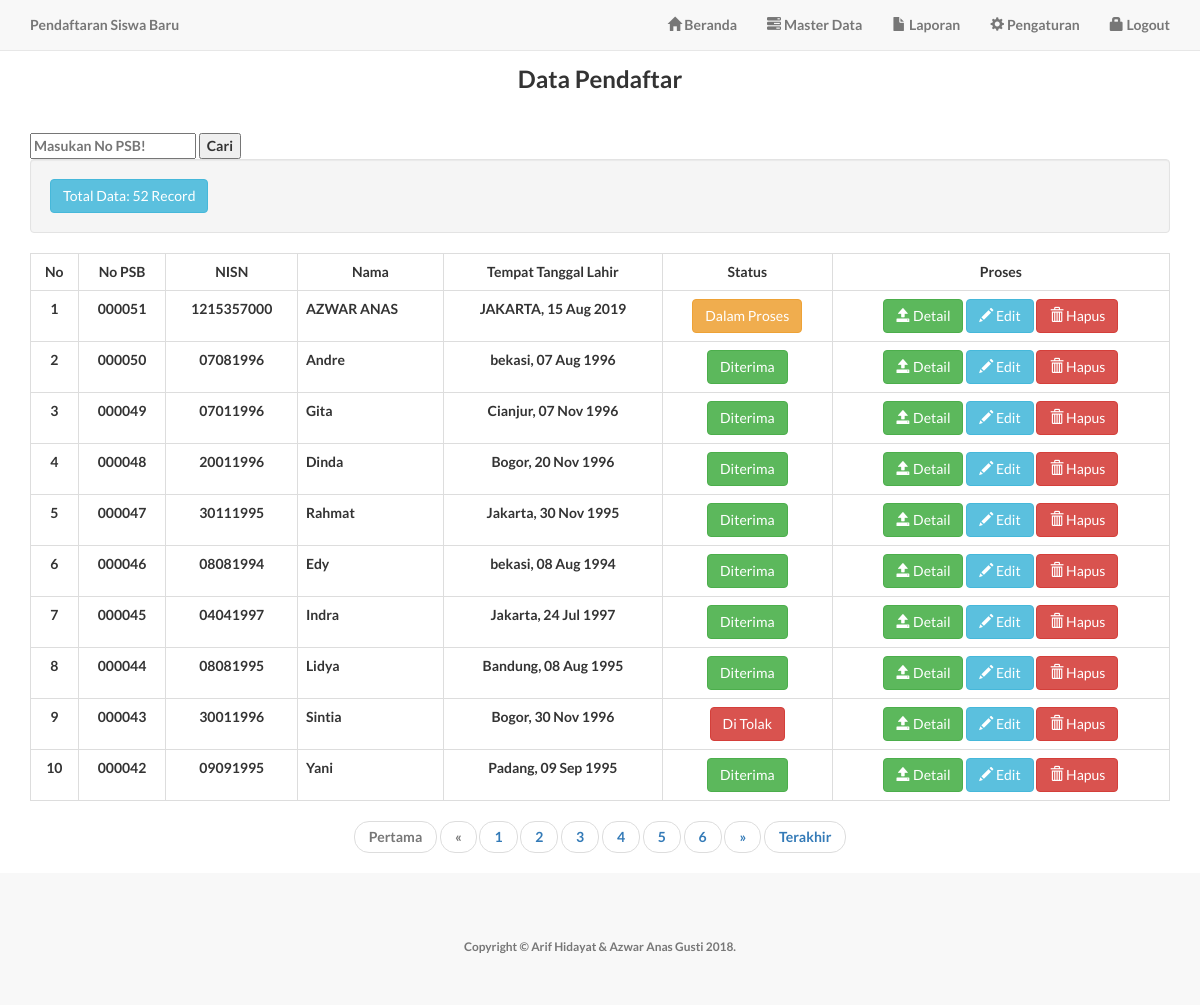
Page /admin/datapendaftar.php (signed in) on the committed database.
### tables this page shows
CREATE TABLE `pendaftaran` (
  `no_psb` varchar(10) NOT NULL,
  `nisn` varchar(10) DEFAULT NULL,
  `password` varchar(32) DEFAULT NULL,
  `nama` varchar(30) DEFAULT NULL,
  `tempat_lahir` varchar(30) DEFAULT NULL,
  `tgl_lahir` date DEFAULT NULL,
  `jkel` varchar(10) DEFAULT NULL,
  `gol_drh` varchar(10) DEFAULT NULL,
  `alamat` varchar(100) DEFAULT NULL,
  `agama` varchar(30) DEFAULT NULL,
  `warga_negara` varchar(3) DEFAULT NULL,
  `wali` varchar(30) DEFAULT NULL,
  `alamat_wali` varchar(100) DEFAULT NULL,
  `telepon` varchar(15) DEFAULT NULL,
  `pekerjaan_wali` varchar(30) DEFAULT NULL,
  `pendidikan_wali` varchar(20) DEFAULT NULL,
  `no_ijazah` varchar(15) DEFAULT NULL,
  `foto` varchar(200) DEFAULT NULL,
  `tgl_daftar` date DEFAULT NULL
);

### admin/datapendaftar.php (the view, shortened to what this page needs)
<?php include "header.php"; ?>
<div class="container">
<center><h3>&nbsp;</h3>
  <h3><b>Data Pendaftar</b></h3>
</center>
<p>&nbsp;  </p>
<form action="searchpendaftar.php" method="get">
  <input type="text" name="cari" maxlength="6" minlength="1" placeholder="Masukan No PSB!" required>
  <input type="submit" value="Cari">
</form>
<?php
$halaman = 10;
$page = isset($_GET["halaman"]) ? (int)$_GET["halaman"] : 1;
$mulai = ($page>1) ? ($page * $halaman) - $halaman : 0;
$tampil= mysql_query("SELECT * FROM pendaftaran order By no_psb DESC");
$jumlah=mysql_num_rows($tampil);
$pages = ceil($jumlah/$halaman);
$qry=mysql_query("SELECT * FROM pendaftaran order By no_psb DESC LIMIT $mulai, $halaman") or die ("gagal".mysql_error());
$no =$mulai+1;
?>
    <div class="row-fluid">
    <div class="span12">
    <div class="well">
    <a class="btn btn-info" <i class="icon-list icon-white"></i> Total Data: <?php echo $jumlah; ?> Record</a>
    </div>
    </div>
    </div>
<table class="table table-bordered">
  <tr align="center">
  <td><b>No</b></td>
  <td><b>No PSB</b></td>
  <td><b>NISN</b></td>
  <td><b>Nama</b></td>
  <td><b>Tempat Tanggal Lahir</b></td>
  <td><b>Status</b></td>
  <td colspan="3"><b>Proses</b></td>
  </tr>
   <?php
    while ($row=mysql_fetch_assoc($qry))
  {
    $a=$row['no_psb'];
    $b=$row['nisn'];
    $c=$row['nama'];
    $d=$row['tempat_lahir'];
    $qStatus="SELECT * FROM pembayaran WHERE no_psb='$a'";
$Stat=mysql_query($qStatus)or die("gagal".mysql_error());
$res=mysql_fetch_array($Stat);
$e=$res['status'];
  ?>
  <tr>
    <td align="center"><?php echo $no++;?></td>
    <td align="center"><?php echo $a;?></td>
    <td align="center"><?php echo $b;?></td>
    <td><?php echo $c;?></td>
    <td align="center"><?php echo $d; ?>, <?php echo date('d M Y', strtotime($row['tgl_lahir']));?></td>
    <?php
    if ($e==1) {echo "<td align='center'><a href='#' class='btn btn-success'>Diterima</a></td>";}
     	elseif ($e==2){echo "<td align='center'><a href='#' class='btn btn-danger'>Di Tolak</a></td>";}
     	else {
     		echo "<td align='center'><a href='#' class='btn btn-warning'>Dalam Proses</a></td>";
     }?>
    <td align="center">
    <button class="btn btn-success" onclick="window.open('detailpendaftar.php?no_psb=<?php echo $a; ?>','popupwindow','scrollbars=yes, width=750,height=600');"><i class="glyphicon glyphicon-open"></i> Detail</button>
    <a href="editpendaftar.php?no_psb=<?=$a;?>" class="btn btn-small btn-info"><i class="glyphicon glyphicon-pencil"></i> Edit</a>
    <a href="hapuspendaftar.php?no_psb=<?=$a;?>" onclick="return confirm('Anda Yakin Ingin Mengapus Item Ini?');" class="btn btn-small btn-danger"><i class="glyphicon glyphicon-trash"></i> Hapus</a>
    </td>
    </tr>
    <?php } ?>
    </table>
<nav aria-label="Page navigation">
  <ul class="pager">
<?php
if($page == 1){ ?>
<li class="page-item disabled"><a class="page-link" href="#">Pertama</a></li>
<li class="page-item disabled"><a class="page-link" href="#">&laquo;</a></li>
<?php
}else{
  $link_prev = ($page > 1)? $page - 1 : 2;
  ?>
<li class="page-item"><a class="page-link" href="datapendaftar.php?halaman=1">Pertama</a></li>
<li class="page-item"><a class="page-link" href="datapendaftar.php?halaman=<?php echo $link_prev; ?>"> &laquo;</a></li>
<?php } ?>
<?php for ($i=1; $i<=$pages ; $i++){ ?>
  <li class="page-item"><a class="page-link" href="?halaman=<?php echo $i; ?>"> <?php echo $i; ?></a></li>
  <?php } ?>
          <?php
          if($page == $pages){ ?>
          <li class="page-item disabled"><a class="page-link" href="#">&raquo;</a></li>
          <li class="page-item disabled"><a class="page-link" href="#">Terakhir</a></li>
          <?php        }else{
            $link_next = ($page < $pages)? $page + 1 : $pages; ?>
            <li class="page-item"><a class="page-link" href="datapendaftar.php?halaman=<?php echo $link_next; ?>">&raquo;</a></li>
            <li class="page-item"><a class="page-link" href="datapendaftar.php?halaman=<?php echo $pages; ?>">Terakhir</a></li>
            <?php } ?>
</div>
<?php include "footer.php"; ?>

### assets/css/landing-page.css (style rules this page uses)
body, html { width: 100%; height: 100%; }
body, h1, h2, h3, h4, h5, h6 { font-family: "Lato","Helvetica Neue",Helvetica,Arial,sans-serif; font-weight: 700; }

### rows in the picture
pendaftaran: no_psb "000051", nisn "1215357000", nama "AZWAR ANAS", tempat_lahir "JAKARTA", tgl_lahir "15 Aug 2019", shows "Dalam Proses"
pendaftaran: no_psb "000050", nisn "07081996", nama "Andre", tempat_lahir "bekasi", tgl_lahir "07 Aug 1996", shows "Diterima"
pendaftaran: no_psb "000049", nisn "07011996", nama "Gita", tempat_lahir "Cianjur", tgl_lahir "07 Nov 1996", shows "Diterima"
pendaftaran: no_psb "000048", nisn "20011996", nama "Dinda", tempat_lahir "Bogor", tgl_lahir "20 Nov 1996", shows "Diterima"
pendaftaran: no_psb "000047", nisn "30111995", nama "Rahmat", tempat_lahir "Jakarta", tgl_lahir "30 Nov 1995", shows "Diterima"
pendaftaran: no_psb "000046", nisn "08081994", nama "Edy", tempat_lahir "bekasi", tgl_lahir "08 Aug 1994", shows "Diterima"
pendaftaran: no_psb "000045", nisn "04041997", nama "Indra", tempat_lahir "Jakarta", tgl_lahir "24 Jul 1997", shows "Diterima"
pendaftaran: no_psb "000044", nisn "08081995", nama "Lidya", tempat_lahir "Bandung", tgl_lahir "08 Aug 1995", shows "Diterima"
pendaftaran: no_psb "000043", nisn "30011996", nama "Sintia", tempat_lahir "Bogor", tgl_lahir "30 Nov 1996", shows "Di Tolak"
pendaftaran: no_psb "000042", nisn "09091995", nama "Yani", tempat_lahir "Padang", tgl_lahir "09 Sep 1995", shows "Diterima"

### other values in the picture
$jumlah "52"
